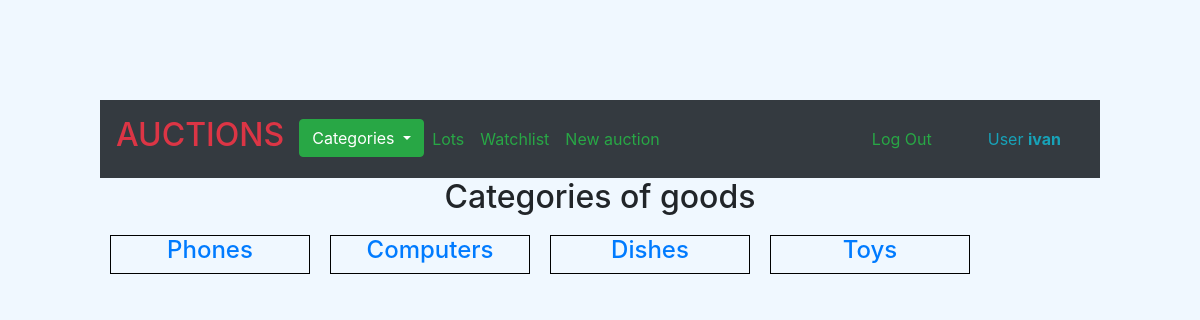
The app's page /categories/ (signed in) with its own data.
### auctions/models.py (models this page shows, shortened)
class User(AbstractUser):
    def __str__(self):
        if not self.first_name or not self.last_name:
            return f"{self.username}"
        return f"{self.first_name} {self.last_name}"

class Category(models.Model):
    name = models.CharField(max_length=64)

### auctions/views.py (the view)
# urls.py: path("categories/", views.category_list, name="category_list"),
def category_list(request):
    categories = Category.objects.all()
    return render(request, "auctions/categories.html", {"categories": categories})

### auctions/templates/auctions/categories.html
{% extends "auctions/layout.html" %}
{% block body %}
    <h2 style="text-align: center;">Categories of goods</h2>
    <div style="display:flex;">
    {% for category in categories %}
        <div style="width: 20%; border:solid 1px black; margin: 10px;">
            <a href="{% url 'category' category.id %}"><h4 style="text-align: center;"> {{ category.name }} </h4></a>
        </div>
    {% endfor %}
    </div>
{% endblock %}

### auctions/templates/auctions/layout.html (shortened to what this page needs)
{% load static %}
<!DOCTYPE html>
<html lang="en">
    <head>
        <link href="https://cdn.jsdelivr.net/npm/bootstrap@5.2.3/dist/css/bootstrap.min.css" rel="stylesheet">
        <link rel="stylesheet" href="https://stackpath.bootstrapcdn.com/bootstrap/4.4.1/css/bootstrap.min.css">
        <link href="/static/auctions/styles.css" rel="stylesheet">
    </head>
    <body style="background-color: aliceblue;">
        <nav class="navbar navbar-expand-sm bg-dark navbar-dark">
            <span class="navbar-text h2 text-danger">AUCTIONS</span>
            <div class="container-fluid">
                <ul class="navbar-nav">
                    <li class="nav-item">
                        <div class="dropdown">
                            <button type="button" class="btn btn-success dropdown-toggle" data-bs-toggle="dropdown">
                                Categories
                            </button>
                        </div>
                    </li>
                    <li class="nav-item">
                        <a class="nav-link" href="{% url 'index' %}"><span class="text-success">Lots</span></a>
                    </li>
                    {% if user.is_authenticated %}
                        <li class="nav-item">
                            <a class="nav-link" href="{% url 'watchlist_view' %}"><span class="text-success">Watchlist</span></a>
                        </li>
                        <li class="nav-item">
                            <a class="nav-link" href="{% url 'new_auction' %}"><span class="text-success">New auction</span></a>
                        </li>
                    {% endif %}
                </ul>
            </div>
            <div class="container-fluid justify-content-end">
                <ul class="navbar-nav me-5">
                    {% if user.is_authenticated %}
                        <li class="nav-item">
                            <a class="nav-link" href="{% url 'logout' %}"><span class="text-success">Log Out</span></a>
                        </li>
                    {% endif %}
                </ul>
                <span class="navbar-text text-info me-2">
                    {% if user.is_authenticated %}
                        User <strong>{{ user.username }}</strong>
                    {% endif %}
                </span>
            </div>
        </nav>
        {% block body %}
        {% endblock %}
    </body>
</html>

### auctions/static/auctions/styles.css (style rules this page uses)
body { padding: 100px; background-color: aqua; }

### records on screen
User: username "ivan"
Category: name "Phones"
Category: name "Computers"
Category: name "Dishes"
Category: name "Toys"
